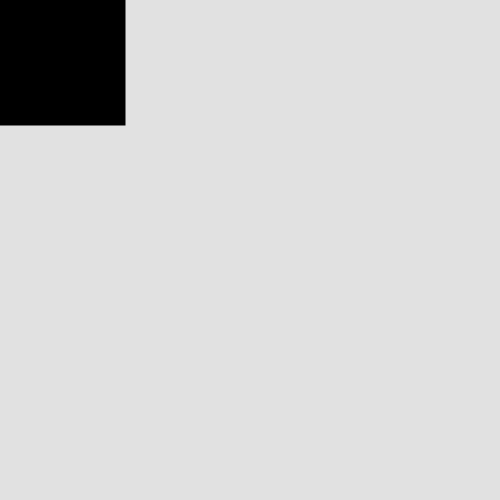
Frame 1 (no input)
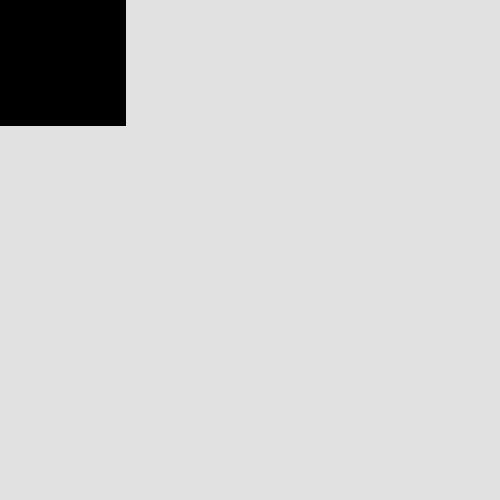
Frame 60 (the mouse pressed at the canvas centre just before this capture)
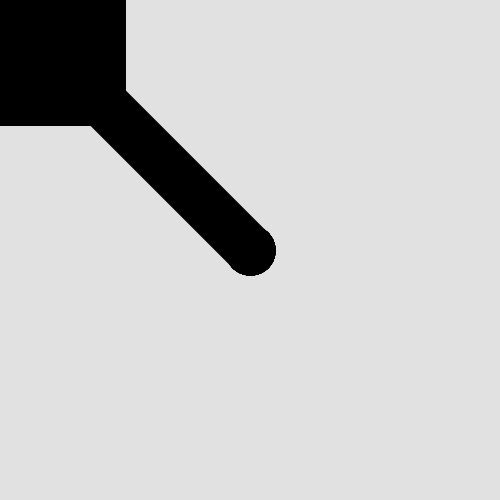
Frame 120 (the mouse held since frame 60 and released just before this capture)

The Processing sketch that drew these frames (run headless with seeded random() and noise(); from frame 60 on, the mouse is pressed at the canvas centre):

// Processing sketch: week01_5_google_gemini_mouse_wheel_mouseWheel_MouseEven_getCoun
// ── week01_5_google_gemini_mouse_wheel_mouseWheel_MouseEven_getCoun.pde
// week01_5_google_gemini_mouse_wheel_mouseWheel_MouseEven_getCount
// google gemini: Processing 怎麼用到 mouse wheel
//把ai程式碼複製過來
float circleSize = 50;  // 宣告圓形大小
void setup() {
  size(500, 500);
  background(225);
}
void draw() {
  strokeWeight(circleSize);
  if(mousePressed){//滑鼠按下去，有兩種可能
     if(mouseButton==LEFT) stroke(0);//畫黑線
     if(mouseButton==RIGHT) stroke(255);//用白色清掉
     line(mouseX,mouseY,pmouseX,pmouseY); 
  }
     noStroke();
     stroke(0);
     rect(0,0,100,100);
     strokeWeight(circleSize);
     ellipse(50,50,circleSize,circleSize);
}
void mouseWheel(MouseEvent e) {
  circleSize=circleSize-e.getCount();
}
